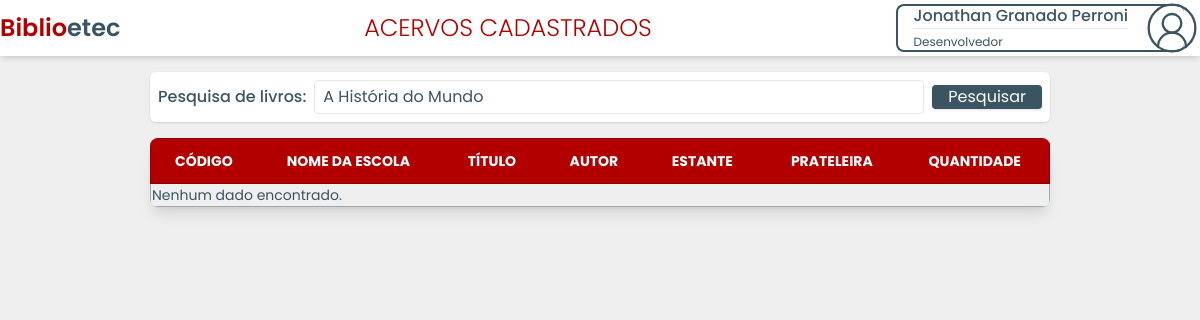
The app's page /Users/pageUser/funcionario/pagefuncionario.php?pesquisa=A História do Mundo (signed in), older data.
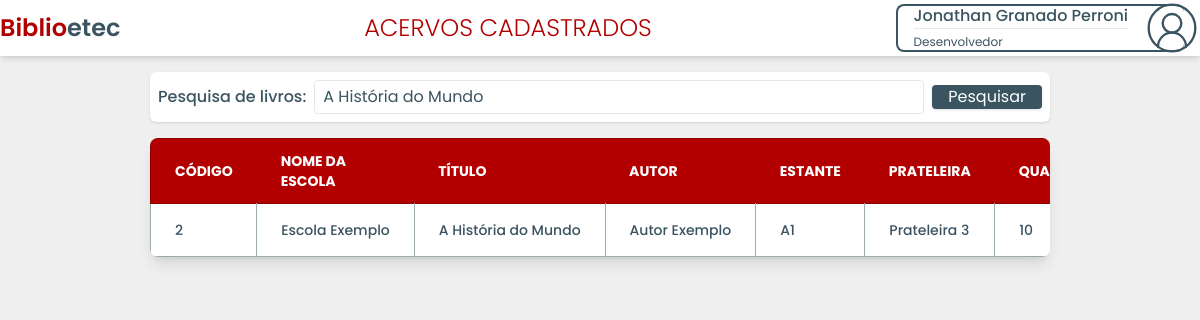
The same page, newer data.
### tables this page shows
CREATE TABLE `tblivros` (
  `codigo` int(11) NOT NULL,
  `nome_escola` text DEFAULT NULL,
  `classe` text DEFAULT NULL,
  `titulo` text NOT NULL,
  `autor` text NOT NULL,
  `editora` text DEFAULT NULL,
  `ano_publicacao` year(4) DEFAULT NULL,
  `isbn` text DEFAULT NULL,
  `genero` text DEFAULT NULL,
  `num_paginas` int(11) DEFAULT NULL,
  `idioma` text DEFAULT NULL,
  `data_adicao` timestamp NOT NULL DEFAULT current_timestamp(),
  `estante` text DEFAULT NULL,
  `prateleira` text DEFAULT NULL,
  `edicao` int(11) DEFAULT NULL,
  `quantidade` int(11) DEFAULT NULL
);

### Users/pageUser/funcionario/pagefuncionario.php (the view, shortened to what this page needs)
<?php
include_once("../../../conexao/conexao.php");
if (isset($_GET["pesquisa"])) {
    $pesquisa = $_GET["pesquisa"];
} else {
    $pesquisa = '';
}
$pesquisa_escapada = mysqli_real_escape_string($conn, $pesquisa);
mysqli_set_charset($conn, "utf8mb4");
?>
<!DOCTYPE html>
<html lang="pt-BR">
<head>
    <link rel="stylesheet" href="../../UserCss/defaults.css">
    <script src="https://cdn.tailwindcss.com"></script>
</head>
<body class="w-screen min-h-screen flex flex-col items-center bg-[var(--off-white)]">
    <header class="min-w-full   bg-white py-1 flex flex-row justify-between items-center shadow-md overflow-hidden ">
        <a href="#" class="text-2xl  xl:text-4xl xl:mx-4 text-primary font-semibold" tabindex="-1">Biblio<span class="text-secondary">etec</span></a>
        <h1 class="text-2xl font-light text-primary">ACERVOS CADASTRADOS</h1>
        <button id="dropdown-perfil" data-dropdown-toggle="dropdown" class="flex justify-between items-center max-h-12 pl-4 mr-4 bg-white border-2 border-solid border-[var(--secondary)] border-r-0 rounded-lg text-[var(--secondary)] text-left flex-nowrap text-nowrap" type="button">
            <div>
                <span class="text-[var(--secondary)] font-medium"><?php echo $_SESSION['nome']; ?></span>
                <hr>
                <span class="text-xs text-[var(--secondary)]"><?php echo $_SESSION['acesso']; ?></span>
            </div>
        </button>
    </header>
    <main class="mt-1 mx-1 md:mt-4 md:mx-4 w-full flex flex-col items-center gap-4 ">
        <form name="pesquisa" action="pagealuno.php" method="get" class="w-full md:w-[75%] flex flex-column md:flex-row items-center justify-between gap-2 px-2 py-2 bg-white rounded-md shadow">
            <div class="w-full flex flex-column justify-center gap-2 items-center">
                <label for="pesquise" class="font-medium text-secondary text-nowrap">Pesquisa de livros:</label>
                <input type="text" name="pesquisa" value="<?php echo htmlspecialchars($pesquisa); ?>" class="w-full border border-secondary rounded text-secondary placeholder:text-secondary px-2 py-1">
            </div>
            <input type="submit" value="Pesquisar" class="bg-secondary text-white rounded shadow h-full px-4">
        </form>
        <div class="w-full md:w-[75%] relative overflow-x-auto shadow-lg rounded-lg">
            <table class="min-w-full text-sm text-left rtl:text-right text-[var(--secondary)]">
                <thead class="text-sm text-white uppercase bg-[var(--primary)] border border-[var(--primary-emphasis)]">
                    <tr class="">
                        <th scope="col" class="px-6 py-3">Código</th>
                        <th scope="col" class="px-6 py-3">Nome da escola</th>
                        <th scope="col" class="px-6 py-3">Título</th>
                        <th scope="col" class="px-6 py-3">Autor</th>
                        <th scope="col" class="px-6 py-3">Estante</th>
                        <th scope="col" class="px-6 py-3 text-center">Prateleira</th>
                        <th scope="col" class="px-6 py-3 text-center">Quantidade</th>
                    </tr>
                </thead>
                <tbody class="border border-[var(--grey)]">
                    <?php
                    $sql = "SELECT codigo, nome_escola, titulo, autor, estante, prateleira, quantidade
                            FROM tblivros
                            WHERE titulo LIKE '%$pesquisa_escapada%'
                            ORDER BY codigo";
                    $result = mysqli_query($conn, $sql);
                    if (mysqli_num_rows($result) > 0) {
                        while ($row = mysqli_fetch_assoc($result)) {
                            $codigo = htmlspecialchars($row['codigo']);
                            $nome_escola = htmlspecialchars($row['nome_escola']);
                            $titulo = htmlspecialchars($row['titulo']);
                            $autor = htmlspecialchars($row['autor']);
                            $estante = htmlspecialchars($row['estante']);
                            $prateleira = htmlspecialchars($row['prateleira']);
                            $quantidade = htmlspecialchars($row['quantidade']);
                            echo '<tr class="odd:bg-white even:bg-[var(--off-white)] border-b border-[var(--grey)]">';
                            echo    '<td scope="row" class="px-6 py-4 font-medium text-[var(--secondary)] whitespace-nowrap border-r border-[var(--grey)]">' .  $codigo .  '</td>';
                            echo    '<td scope="row" class="px-6 py-4 font-medium text-[var(--secondary)] whitespace-nowrap border-r border-[var(--grey)]">' .  $nome_escola . '</td>';
                            echo    '<td scope="row" class="px-6 py-4 font-medium text-[var(--secondary)] whitespace-nowrap border-r border-[var(--grey)]">' .  $titulo . '</td>';
                            echo    '<td scope="row" class="px-6 py-4 font-medium text-[var(--secondary)] whitespace-nowrap border-r border-[var(--grey)]">' .  $autor . '</td>';
                            echo    '<td scope="row" class="px-6 py-4 font-medium text-[var(--secondary)] whitespace-nowrap border-r border-[var(--grey)]">' .  $estante . '</td>';
                            echo    '<td scope="row" class="px-6 py-4 font-medium text-[var(--secondary)] whitespace-nowrap border-r border-[var(--grey)]">' .  $prateleira . '</td>';
                            echo    '<td scope="row" class="px-6 py-4 font-medium text-[var(--secondary)] whitespace-nowrap border-r border-[var(--grey)]">' .  $quantidade . '</td>';
                            echo "</tr>";
                        }
                    } else {
                        echo "<tr><td colspan='7'>Nenhum dado encontrado.</td></tr>";
                    }
                    ?>
                </tbody>
            </table>
        </div>
    </main>
</body>
</html>

### Users/UserCss/defaults.css (style rules this page uses)
:root { --primary: #b20000; --primary-emphasis: #8e0000; --primary-light: #f0bebe; --secondary: #3a5461; --secondary-emphasis: #23323a; --light-grey: #d8dddf; --grey: #9daab0; --dark-grey: #273336; --off-black: #141617; --off-white: #efefef; }
* { box-sizing: border-box !important; font-family: "Poppins", sans-serif !important; }
body { width: 100% !important; display: flex !important; flex-direction: column !important; background-color: var(--off-white) !important; }
.text-primary { color: var(--primary) !important; }
.text-secondary { color: var(--secondary) !important; }
.bg-secondary { background-color: var(--secondary) !important; }

Row changes from the older to the newer data that the page shows:
added tblivros: codigo "2", nome_escola "Escola Exemplo", titulo "A História do Mundo", autor "Autor Exemplo", estante "A1", prateleira "Prateleira 3", quantidade "10"
Text that changed along with them:
text no longer shown: "Nenhum dado encontrado."
